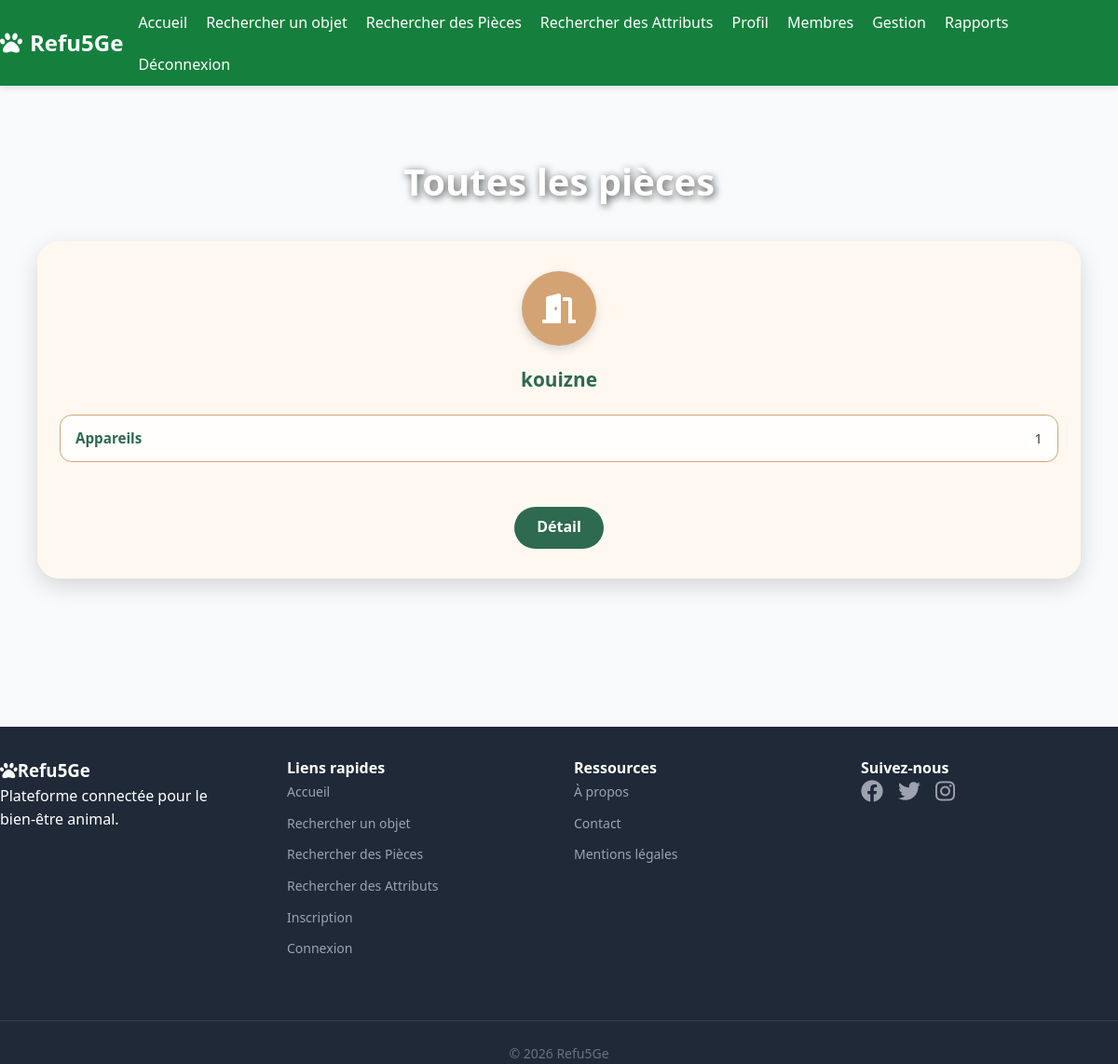
Page /gestion/allRooms/ (signed in) on the earlier database version.
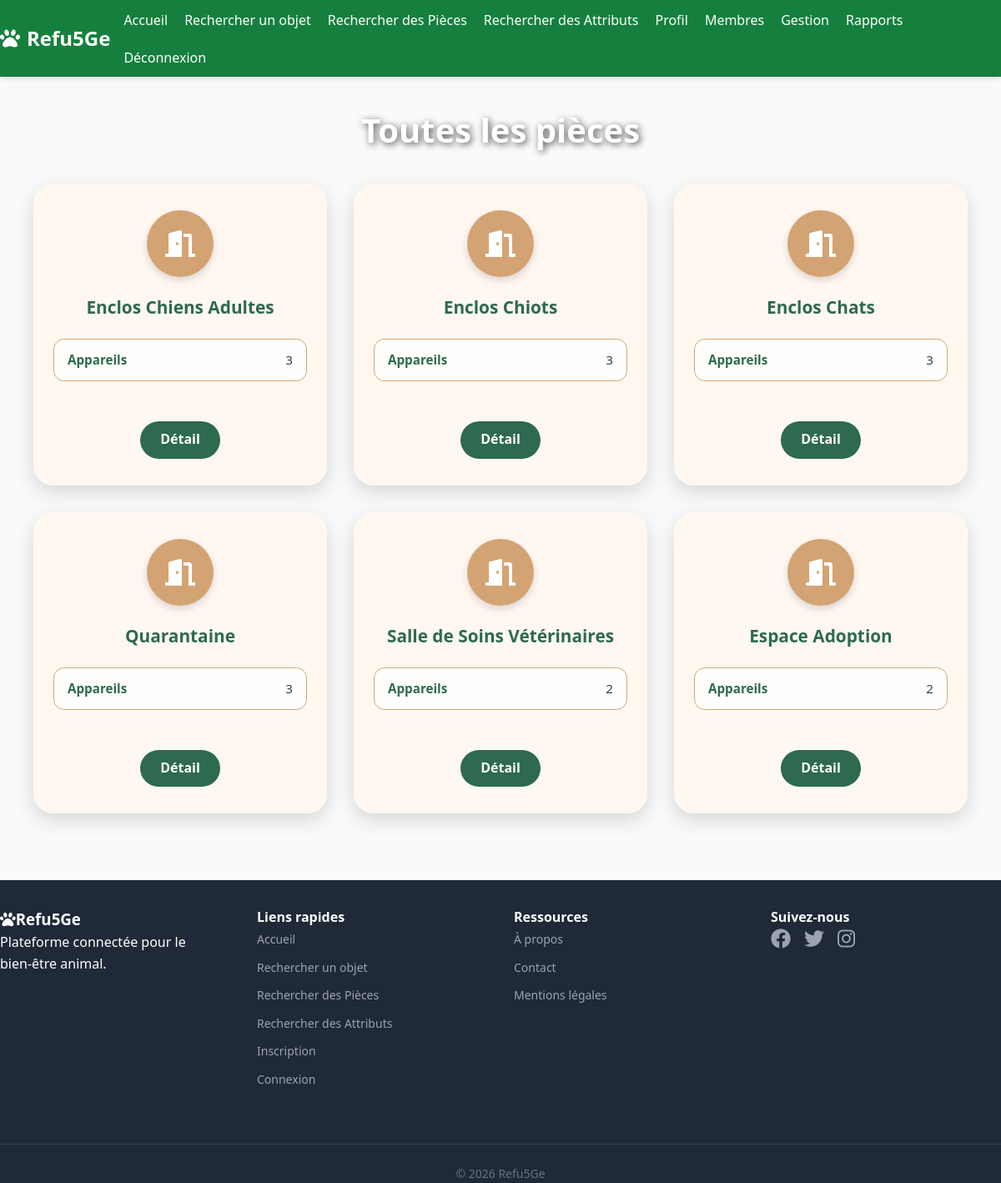
Same page on the later database version.
### core/models.py (models this page shows, shortened)
class Room(models.Model):
    id = models.AutoField(primary_key=True)
    name = models.CharField(max_length=100, unique=True)

### gestion/views.py (the view)
# urls.py: path("allRooms/", views.AllRooms.as_view(), name="all_rooms"),
class AllRooms(LoginRequiredMixin, ListView):
    model = Room
    template_name = "gestion/allRooms.html"
    def get_queryset(self):
        return Room.objects.all()

### templates/gestion/allRooms.html (shortened to what this page needs)
{% extends "base.html" %}
{% block body_class %}auth-page{% endblock %}
{% block content %}
<div class="auth-content">
    <div class="userlist-container">
        <h1 class="userlist-title">Toutes les pièces</h1>
        <div class="cards-grid">
            {% for room in object_list %}
                <div class="card">
                    <div class="avatar"><i class="fas fa-door-open"></i></div>
                    <h2>{{ room.name }}</h2>
                    <div class="info-row"><strong>Appareils</strong><span>{{ room.devices.count }}</span></div>
                    <div class="btn-row mt-3">
                        <a href="{% url 'room_detail' room.id %}" class="btn btn-primary btn-sm">Détail</a>
                    </div>
                </div>
            {% empty %}
                <p class="aucun-resultat">Aucune pièce enregistrée.</p>
            {% endfor %}
        </div>
    </div>
</div>
{% endblock %}

Differences in the rows shown:
changed Room: name "kouizne" → "Enclos Chiens Adultes"; devices.count "1" → "3"
added Room: name "Enclos Chiots", devices.count "3"
added Room: name "Enclos Chats", devices.count "3"
added Room: name "Quarantaine", devices.count "3"
added Room: name "Salle de Soins Vétérinaires", devices.count "2"
added Room: name "Espace Adoption", devices.count "2"
